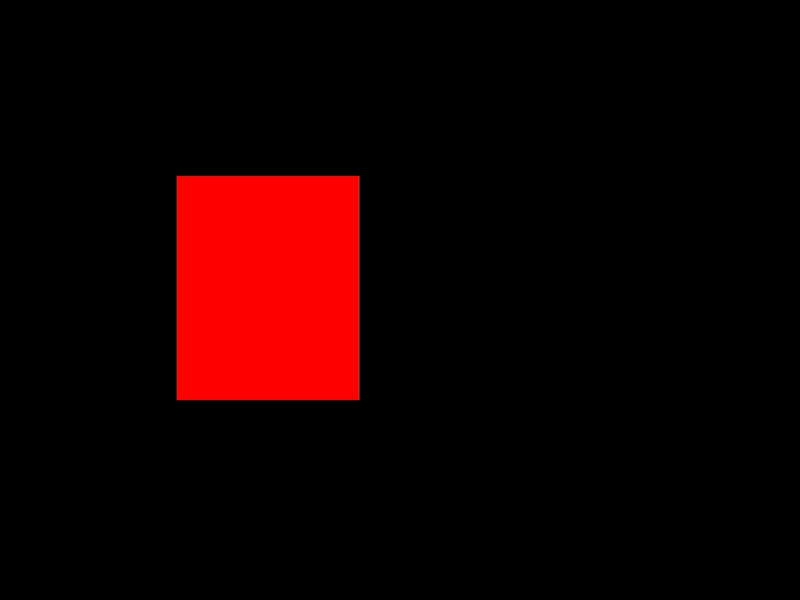
//> input picture dip/1.png, 800 x 600 px
$ ./5   (built with g++ and OpenCV 4)
//> lines starting //> are read from the running program, lines starting //| are printed output that depends on the picture; after the words box and inside, x2 and y2 are one past the last pixel; in counts of white or black regions, pixels touching at a corner belong together
#include <opencv2/opencv.hpp>
#include <cmath>

using namespace cv;

int main() {
    Mat image = imread("1.png");
//> image is the input picture: 600 rows x 800 cols, CV_8UC3; mean B, G, R 0.1, 0.1, 21.7

    if (image.empty()) {
        std::cerr << "Error: Unable to load image!" << std::endl;
        return -1;
    }

    Mat redBlock = image.clone();
    inRange(image, Scalar(0, 0, 200), Scalar(0, 0, 255), redBlock);
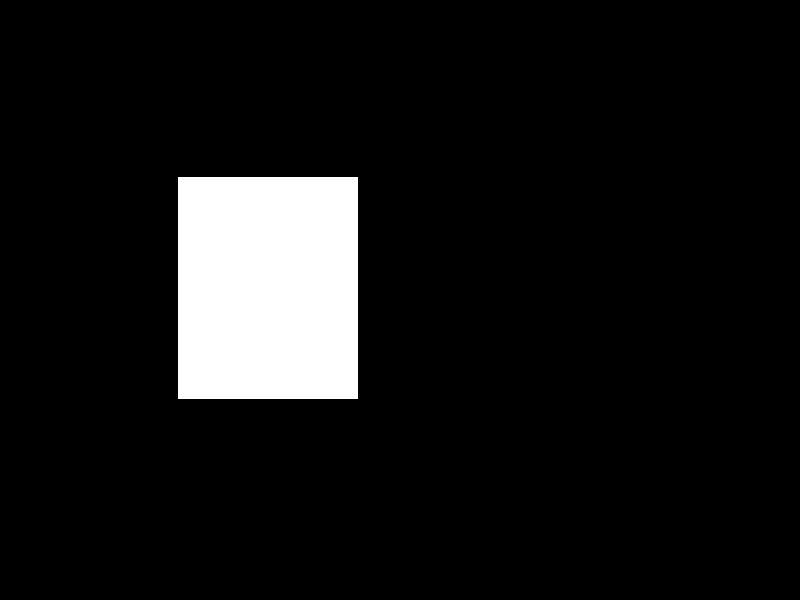
//> redBlock: 600 rows x 800 cols, CV_8UC1; 8.3% white; 1 white region, box (x1, y1, x2, y2) and area: (178, 177, 358, 399) 39960

    Mat grayImage;
    cvtColor(image, grayImage, COLOR_BGR2GRAY);
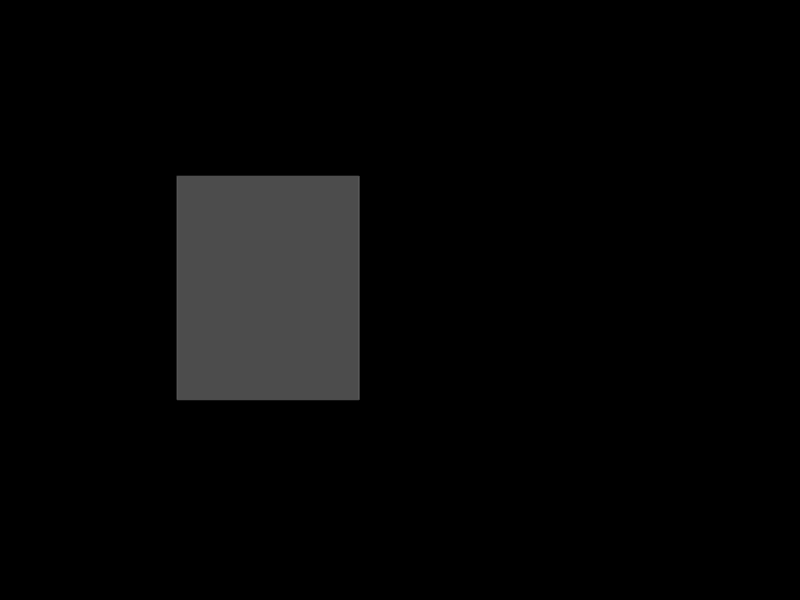
//> grayImage: 600 rows x 800 cols, CV_8UC1; min 0, max 88, mean 6.5

    Point lightSource(0, 0);

    Mat distanceMap(grayImage.size(), CV_32F);
    for (int y = 0; y < grayImage.rows; ++y) {
        for (int x = 0; x < grayImage.cols; ++x) {
            float distance = 255 - sqrt(pow(x - lightSource.x, 2) + pow(y - lightSource.y, 2));
            distanceMap.at<float>(y, x) = distance;
        }
    }
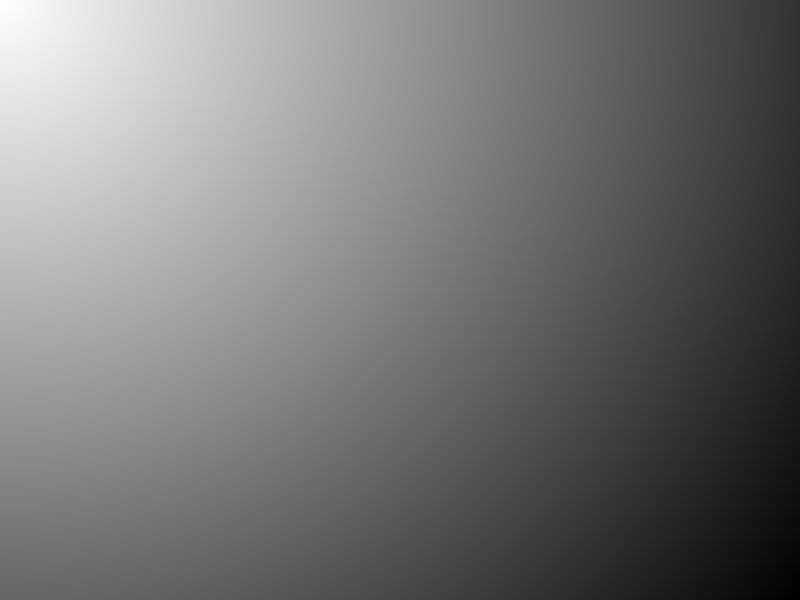
//> distanceMap: 600 rows x 800 cols, CV_32FC1; min -743.6, max 255, mean -283.3; drawn with min black and max white

    normalize(distanceMap, distanceMap, 0, 1, NORM_MINMAX);

    float maxBrightness = 200.0;
    grayImage.convertTo(grayImage, CV_32F);
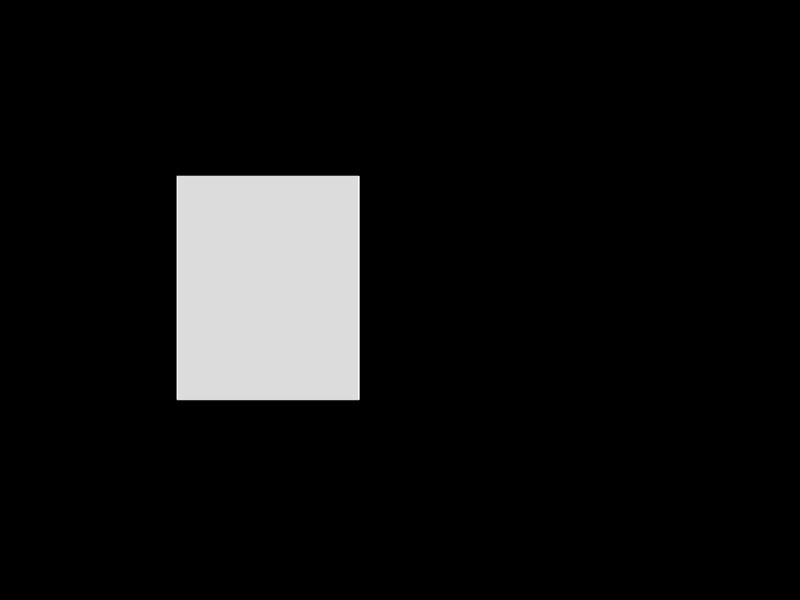
//> grayImage: 600 rows x 800 cols, CV_32FC1; min 0, max 88, mean 6.5; drawn with min black and max white
    grayImage += maxBrightness * distanceMap;
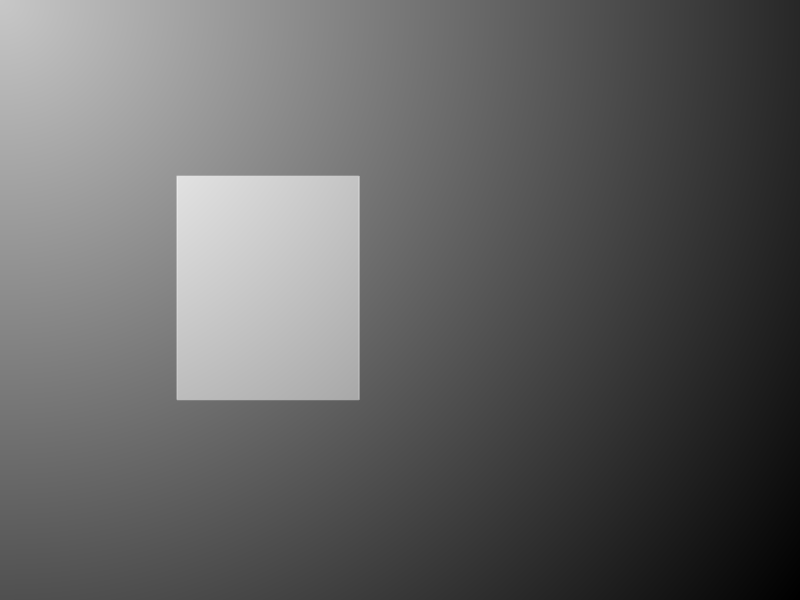
//> grayImage: 600 rows x 800 cols, CV_32FC1; min 0, max 234.9, mean 98.7

    //grayImage.setTo(0, redBlock);

    grayImage.convertTo(grayImage, CV_8UC3);
//> grayImage: 600 rows x 800 cols, CV_8UC1
    grayImage.setTo(0,redBlock);
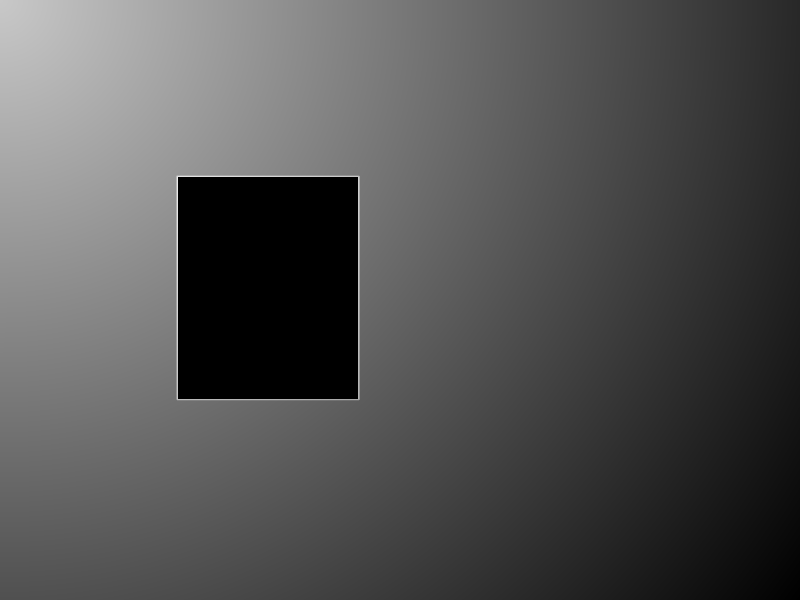
//> grayImage: 600 rows x 800 cols, CV_8UC1; min 0, max 235, mean 82.4

    namedWindow("DIP PROJECT", WINDOW_NORMAL);
    imshow("DIP PROJECT", grayImage);

    waitKey(0);

    return 0;
}
